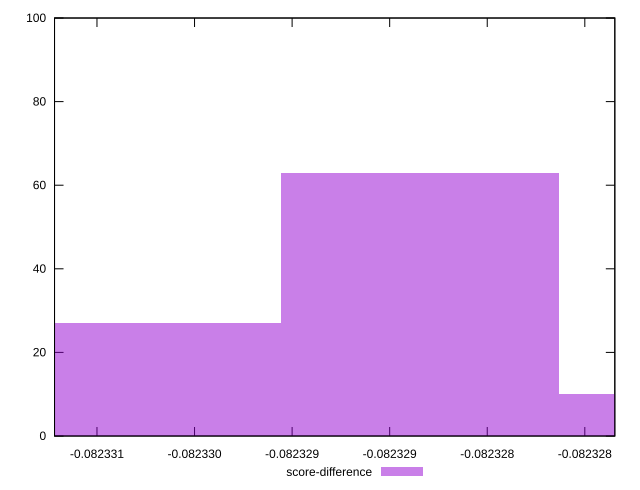

Write gnuplot code to recreate this figure.
reset

$scoreDifference <<EOF
-0.08232884322538524 63
-0.08232741704970963 10
-0.08233026940106083 27
EOF

set key outside below
set boxwidth 0.0000014261756756004163
set xrange [-0.08233071751475185:-0.08232784618598887]
set yrange [0:100]
set trange [0:100]
set style fill transparent solid 0.5 noborder
set terminal svg size 640, 490 enhanced background rgb 'white'
set output "report_00008_2021-01-22T20:58:29.167/total-byte-weight/samples/pages+cached+noexternal+nofonts/score-difference/histogram.svg"

plot $scoreDifference title "score-difference" with boxes

reset
